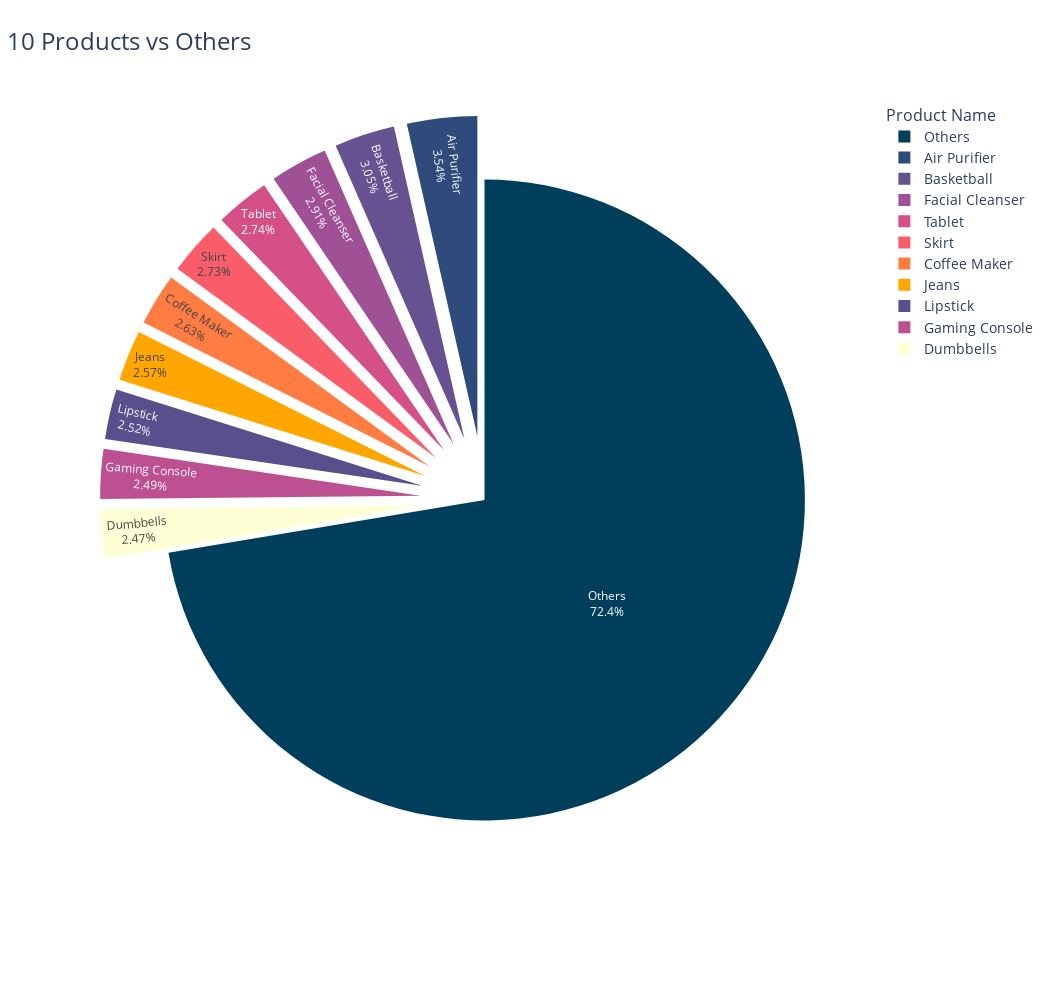

Notebook code cell kept with this figure:
### Code cell
top_10_quantity = top_products_sales_df.iloc[:10]["Total Sales"].sum()
others_quantity = top_products_sales_df["Total Sales"].sum() - top_10_quantity

# Create a new dataframe for the pie chart
top_10_df = top_products_sales_df.iloc[:10].copy()
others_df = pd.DataFrame({'ProductName': ['Others'], 'Total Sales': [others_quantity]})
pie_data = pd.concat([top_10_df, others_df], ignore_index=True)

# Define custom color palette for the top 10 products and "Others"
custom_colors = [
    '#003f5c', '#2f4b7c', '#665191', '#a05195', '#d45087', 
    '#f95d6a', '#ff7c43', '#ffa600', '#58508d', '#bc5090', 
    'rgba(255, 255, 204, 0.8)'  # Light yellow with transparency for 'Others'
]

# Create the pie chart
fig = px.pie(pie_data, values='Total Sales', names='ProductName', title='Top 10 Products vs Others',
             hover_data=['Total Sales'], labels={'Total Sales': 'Total Sales'},
             color_discrete_sequence=custom_colors)

# Highlight the top 10 products
fig.update_traces(textposition='inside', textinfo='percent+label', pull=[0.2]*10)

# Customize the layout for better visual appeal
fig.update_layout(
    title_font_size=24,
    title_x=0.10,
    title_xanchor='center',
    legend_title_text='Product Name',
    legend_title_font_size=16,
    legend_font_size=14,
    height=1000,  # Increase the height
    width=1050,  # Increase the width
    margin=dict(t=100, b=100, l=100, r=100),  # Adjust margins
)

# Show the pie chart
fig.show()

### Figure 1 — Plotly figure (JSON) as saved in the notebook; plotly's stock layout.template omitted (floating-point values rounded to 4 significant figures)
{"data": [{"customdata": [[407152], [350727], [334851], [315325], [313873], [302398], [295865], [289741], [287158], [284741], [8331905]], "domain": {"x": [0, 1], "y": [0, 1]}, "hovertemplate": "ProductName=%{label}<br>Total Sales=%{customdata[0]}<extra></extra>", "labels": ["Air Purifier", "Basketball", "Facial Cleanser", "Tablet", "Skirt", "Coffee Maker", "Jeans", "Lipstick", "Gaming Console", "Dumbbells", "Others"], "legendgroup": "", "name": "", "pull": [0.2, 0.2, 0.2, 0.2, 0.2, 0.2, 0.2, 0.2, 0.2, 0.2], "showlegend": true, "textinfo": "percent+label", "textposition": "inside", "type": "pie", "values": [407152, 350727, 334851, 315325, 313873, 302398, 295865, 289741, 287158, 284741, 8331905]}], "layout": {"height": 1000, "legend": {"font": {"size": 14}, "title": {"font": {"size": 16}, "text": "Product Name"}, "tracegroupgap": 0}, "margin": {"b": 100, "l": 100, "r": 100, "t": 100}, "piecolorway": ["#003f5c", "#2f4b7c", "#665191", "#a05195", "#d45087", "#f95d6a", "#ff7c43", "#ffa600", "#58508d", "#bc5090", "rgba(255, 255, 204, 0.8)"], "title": {"font": {"size": 24}, "text": "Top 10 Products vs Others", "x": 0.1, "xanchor": "center"}, "width": 1050}}
